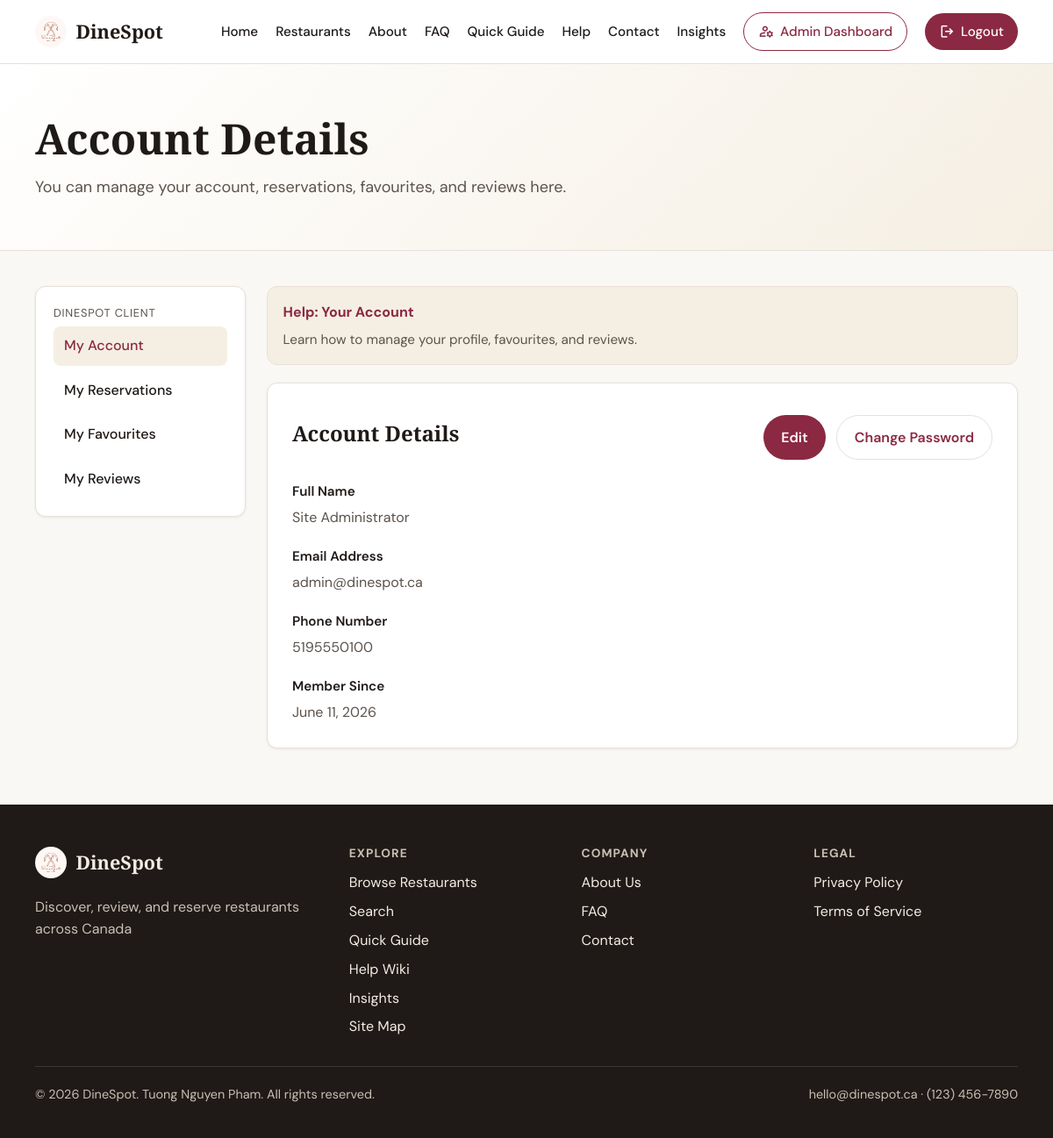
/client/profile.php (signed in), run on the app's committed database.
### tables this page shows
CREATE TABLE users (
    id INT AUTO_INCREMENT PRIMARY KEY,
    email VARCHAR(255) NOT NULL UNIQUE,
    password_hash VARCHAR(255) NOT NULL,
    full_name VARCHAR(120) NOT NULL,
    role ENUM('client', 'admin') NOT NULL DEFAULT 'client',
    status ENUM('active', 'suspended') NOT NULL DEFAULT 'active',
    phone VARCHAR(30) NULL,
    created_at TIMESTAMP NOT NULL DEFAULT CURRENT_TIMESTAMP
);

### includes/auth.php (called while the page is built, shortened)
<?php
    require_once __DIR__ . '/db.php';
    function current_user_id(): ?int {
        return isset($_SESSION['user_id']) ? (int) $_SESSION['user_id'] : null;
    }
    function get_user_by_id(int $id): ?array {
        $stmt = db()->prepare('SELECT * FROM users WHERE id = :id');
        $stmt->execute(['id' => $id]);
        $user = $stmt->fetch();
        return $user ?: null;
    }
    function logged_in_user(): ?array {
        $id = current_user_id();
        return get_user_by_id($id);
    }

### includes/db.php (called while the page is built, shortened)
<?php
function db(): PDO
{
    static $pdo = null;
    if ($pdo instanceof PDO) {
        return $pdo;
    }
    $dsn = sprintf(
        'mysql:host=%s;port=%s;dbname=%s;charset=%s',
        DB_HOST,
        DB_PORT,
        DB_NAME,
        DB_CHARSET
    );
    $pdo = new PDO($dsn, DB_USER, DB_PASS, [
        PDO::ATTR_ERRMODE => PDO::ERRMODE_EXCEPTION,
        PDO::ATTR_DEFAULT_FETCH_MODE => PDO::FETCH_ASSOC,
        PDO::ATTR_EMULATE_PREPARES => false,
    ]);
    return $pdo;
}

### includes/functions.php (called while the page is built, shortened)
<?php
function e(string $value): string
{
    return htmlspecialchars($value, ENT_QUOTES, 'UTF-8');
}
function get_site_setting(string $key, ?string $default = null): ?string
{
    static $cache = [];
    if (array_key_exists($key, $cache)) {
        return $cache[$key];
    }
    try {
        require_once __DIR__ . '/db.php';
        $stmt = db()->prepare('SELECT setting_value FROM site_settings WHERE setting_key = :key');
        $stmt->execute(['key' => $key]);
        $value = $stmt->fetchColumn();
        $cache[$key] = $value !== false ? (string) $value : $default;
        return $cache[$key];
    } catch (Throwable $e) {
        return $default;
    }
}

### client/profile.php (the view, shortened to what this page needs)
<?php
require_once __DIR__ . '/../includes/functions.php';
require_once __DIR__ . '/../includes/auth.php';
require_once __DIR__ . '/../includes/db.php';
$user = logged_in_user();
require_once __DIR__ . '/../includes/header.php';
?>
<section class="page-hero">
    <div class="container">
        <h1>Account Details</h1>
        <p class="lead">You can manage your account, reservations, favourites, and reviews here.</p>
    </div>
</section>
<section class="page-content">
    <div class="container client-layout">
        <?php require __DIR__ . '/_sidebar.php'; ?>
        <div class="client-main">
            <?php
            require __DIR__ . '/../includes/partials/context-help.php';
            ?>
            <div class="content-card">
                <div class="profile-header">
                    <h2>Account Details</h2>
                    <div class="form-actions">
                        <a class="btn btn-primary" href="edit_profile.php">Edit</a>
                        <a class="btn btn-secondary" href="change_password.php">Change Password</a>
                    </div>
                </div>
                <dl class="profile-details">
                    <div class="profile-detail">
                        <dt>Full Name</dt>
                        <dd><?= e($user['full_name']) ?></dd>
                    </div>
                    <div class="profile-detail">
                        <dt>Email Address</dt>
                        <dd><?= e($user['email']) ?></dd>
                    </div>
                    <div class="profile-detail">
                        <dt>Phone Number</dt>
                        <dd><?= $user['phone'] !== null && $user['phone'] !== '' ? e($user['phone']) : '—' ?></dd>
                    </div>
                    <div class="profile-detail">
                        <dt>Member Since</dt>
                        <dd><?= e(date('F j, Y', strtotime($user['created_at']))) ?></dd>
                    </div>
                </dl>
            </div>
        </div>
    </div>
</section>
<?php require_once __DIR__ . '/../includes/footer.php'; ?>

### assets/css/style.css (style rules this page uses)
:root { --radius: 12px; --font-body: "DM Sans", system-ui, sans-serif; --font-display: "Playfair Display", Georgia, serif; --max-width: 1120px; }
*, *::before, *::after { box-sizing: border-box; }
html { scroll-behavior: smooth; }
body { margin: 0; font-family: var(--font-body); font-size: 1rem; line-height: 1.6; color: var(--color-text); background: var(--color-bg); }
a { color: var(--color-primary); text-decoration-thickness: 1px; text-underline-offset: 3px; }
h1, h2, h3 { font-family: var(--font-display); line-height: 1.2; margin-top: 0; }
p { margin-top: 0; }
.container { width: min(100% - 2rem, var(--max-width)); margin-inline: auto; }
.page-hero { padding: 3.5rem 0 2.5rem; background: linear-gradient(135deg, var(--color-hero-start) 0%, var(--color-hero-end) 100%); border-bottom: 1px solid var(--color-border); }
.page-hero h1 { font-size: clamp(2rem, 4vw, 3rem); margin-bottom: 0.75rem; }
.page-hero .lead { max-width: 42rem; font-size: 1.125rem; color: var(--color-muted); }
.page-content { padding: 2.5rem 0 4rem; }
.content-card { background: var(--color-surface); border: 1px solid var(--color-border); border-radius: var(--radius); padding: 1.75rem; box-shadow: var(--shadow-sm); }
.btn { display: inline-flex; align-items: center; justify-content: center; padding: 0.75rem 1.25rem; border-radius: 999px; font: inherit; font-weight: 600; cursor: pointer; text-decoration: none; border: none; }
.btn-primary { background: var(--color-primary); color: #fff; }
.btn-secondary { background: transparent; color: var(--color-primary); border: 1px solid var(--color-border); text-align: center; }
.client-layout { display: grid; grid-template-columns: 240px minmax(0, 1fr); gap: 1.5rem; align-items: start; }
.profile-header { display: flex; align-items: center; justify-content: space-between; gap: 1rem; margin-bottom: 1.5rem; }
.profile-header h2 { margin: 0; }
.profile-details { display: grid; gap: 1.25rem; margin: 0; }
.profile-detail dt { margin: 0 0 0.25rem; font-weight: 600; font-size: 0.95rem; }
.profile-detail dd { margin: 0; color: var(--color-muted); }
.form-actions { display: flex; flex-wrap: wrap; gap: 0.75rem; margin-top: 0.5rem; }

### assets/css/theme-classic.css (style rules this page uses)
:root { --color-primary: #8b2942; --color-primary-dark: #6d1f33; --color-accent: #c9a962; --color-bg: #faf8f5; --color-surface: #ffffff; --color-text: #1f1a17; --color-muted: #5c534c; --color-border: #e8e0d8; --color-accent-soft: #f5efe3; --color-favourite: #fed988; --color-header-bg: rgba(255, 255, 255, 0.95); --color-hero-start: #ffffff; --color-hero-end: #f5efe3; --color-footer-bg: #1f1a17; --color-footer-text: #f3ece4; --color-footer-muted: #c9bfb4; --color-footer-border: rgba(255, 255, 255, 0.12); --color-success: #2d6a4f; --color-success-bg: #e8f5ef; --color-error: #9b2226; --color-error-bg: #fdecea; --color-focus-ring: rgba(139, 41, 66, 0.25); --shadow-sm: 0 1px 3px rgba(31, 26, 23, 0.08); --shadow-md: 0 8px 24px rgba(31, 26, 23, 0.1); }

### data on the page
users: full_name "Site Administrator", email "admin@dinespot.ca", phone "5195550100", created_at "June 11, 2026"

### other printed values
SITE_NAME "DineSpot"
$label "My Account"
$label "My Reservations"
$label "My Favourites"
$label "My Reviews"
$helpLabel "Your Account"
$helpIntro "Learn how to manage your profile, favourites, and reviews."
SITE_TAGLINE "Discover, review, and reserve restaurants across Canada"
SITE_EMAIL "hello@dinespot.ca"
SITE_PHONE "(123) 456-7890"
